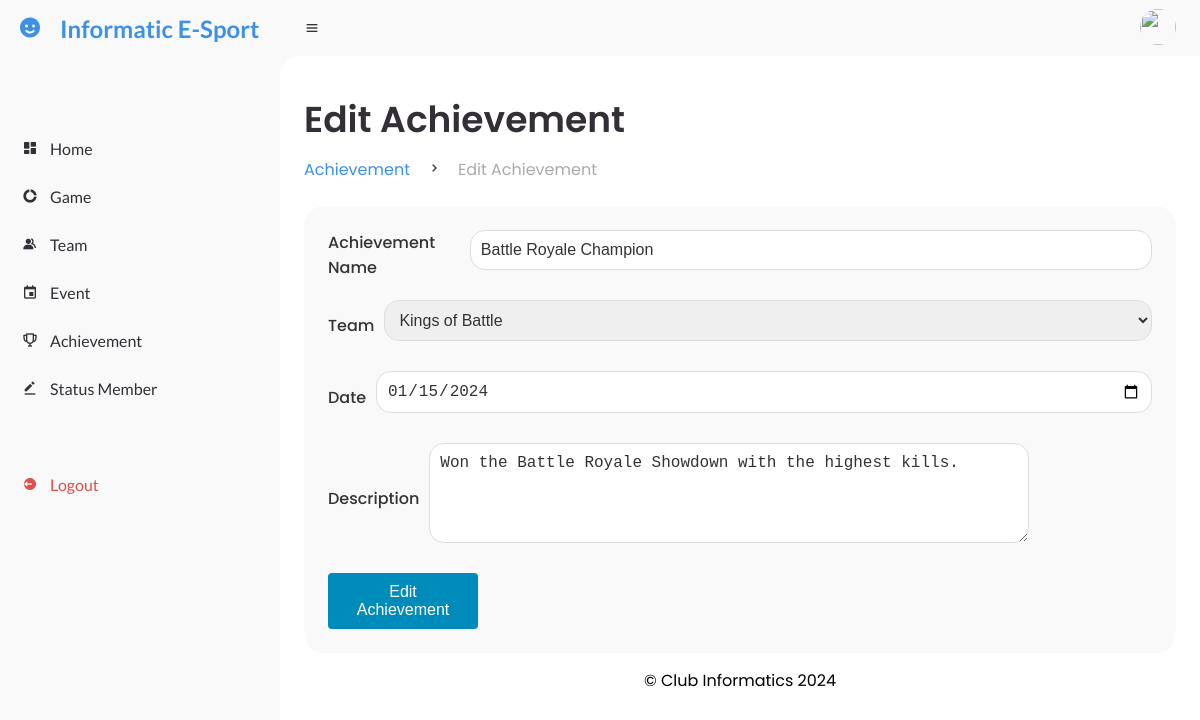
/admin/achievement/edit_achievement.php?id=1 (signed in), run on the app's committed database.
### tables this page shows
CREATE TABLE `achievement` (
  `idachievement` int(11) NOT NULL,
  `idteam` int(11) NOT NULL,
  `name` varchar(45) DEFAULT NULL,
  `date` date DEFAULT NULL,
  `description` varchar(200) DEFAULT NULL
);

CREATE TABLE `team` (
  `idteam` int(11) NOT NULL,
  `idgame` int(11) NOT NULL,
  `name` varchar(45) DEFAULT NULL,
  `imgPath` varchar(500) DEFAULT NULL
);

### class/classAchievement.php (called while the page is built, shortened)
<?php
class Achievement
{
    private $idTeam;
    private $name;
    private $date;
    private $description;
    public function __construct($conn, $idAchievement = null, $idTeam = null, $name = null, $date = null, $description = null)
    {
        $this->idTeam = $idTeam;
        $this->name = $name;
        $this->date = $date;
        $this->description = $description;
    }
    public function getIdTeam()
    {
        return $this->idTeam;
    }
    public function getName()
    {
        return $this->name;
    }
    public function getDate()
    {
        return $this->date;
    }
    public function getDescription()
    {
        return $this->description;
    }
    public static function getAchievementById($conn, $idachievement)
    {
        $query = "SELECT * FROM achievement WHERE idachievement = ?";
        $stmt = mysqli_prepare($conn, $query);
        mysqli_stmt_bind_param($stmt, "i", $idachievement);
        mysqli_stmt_execute($stmt);
        $result = mysqli_stmt_get_result($stmt);
        $row = mysqli_fetch_assoc($result);
        if ($row) {
            return new Achievement(
                $conn,
                $row['idachievement'],
                $row['idteam'],
                $row['name'],
                $row['date'],
                $row['description']
            );
        }
        return null;
    }
}

### class/classTeam.php (called while the page is built, shortened)
<?php
class Team
{
    private $teamId;
    private $teamName;
    public function __construct($conn, $teamId = null, $teamName = null, $gameId = null, $imgPath = null)
    {
        $this->teamId = $teamId;
        $this->teamName = $teamName;
    }
    public function getTeamId()
    {
        return $this->teamId;
    }
    public function getTeamName()
    {
        return $this->teamName;
    }
    public static function getAllTeams($koneksi)
    {
        $stmt = $koneksi->prepare("
            SELECT t.idteam, g.name as game_name, t.name as team_name, t.imgPath
            FROM team as t
            INNER JOIN game as g ON t.idgame = g.idgame
        ");
        $stmt->execute();
        $result = $stmt->get_result();
        $teams = [];
        while ($row = $result->fetch_assoc()) {
            $team = new Team($koneksi, $row['idteam'], $row['team_name'], $row['game_name'], $row['imgPath']);
            $teams[] = $team;
        }
        return $teams;
    }
}

### admin/achievement/edit_achievement.php (the view, shortened to what this page needs)
<?php
require_once('../../service/config.php');
require_once('../../class/classAchievement.php');
require_once('../../class/classTeam.php');
require_once('../template/header.php');
require_once('../template/sidebar.php');
require_once('../template/navbar.php');
$idachievement = isset($_GET['id']) ? intval($_GET['id']) : 0;
$achievement = Achievement::getAchievementById($koneksi, $idachievement);
$teams = Team::getAllTeams($koneksi);
?>
<main>
    <div class="head-title">
        <div class="left">
            <h1>Edit Achievement</h1>
            <ul class="breadcrumb">
                <li>
                    <a class="active" href="achievement.php">Achievement</a>
                </li>
                <li><i class='bx bx-chevron-right'></i></li>
                <li>
                    <a href="#">Edit Achievement</a>
                </li>
            </ul>
        </div>
    </div>
    <div class="table-data">
        <div class="order">
            <form id="edit_achievement" method="POST">
                <div class="form-group">
                    <label for="achievement_name">Achievement Name</label>
                    <input type="text" id="achievement_name" name="achievement_name"
                        value="<?php echo htmlspecialchars($achievement->getName()); ?>" required>
                </div>
                <div class="form-group">
                    <label for="team_id">Team</label>
                    <select id="team_id" name="team_id" required>
                        <?php foreach ($teams as $team): ?>
                            <option value="<?php echo $team->getTeamId(); ?>"
                                <?= $achievement->getIdTeam() == $team->getTeamId() ? 'selected' : '' ?>>
                                <?php echo $team->getTeamName(); ?>
                            </option>
                        <?php endforeach; ?>
                    </select>
                </div>
                <div class="form-group">
                    <label for="ach_date">Date</label>
                    <input type="date" id="ach_date" name="ach_date"
                        value="<?php echo htmlspecialchars($achievement->getDate()); ?>" required>
                </div>
                <div class="form-group">
                    <label for="ach_desc">Description</label>
                    <textarea id="ach_desc" name="ach_desc"
                        required><?php echo htmlspecialchars($achievement->getDescription()); ?></textarea>
                </div>
                <button type="submit" class="btn">Edit Achievement</button>
            </form>
        </div>
    </div>
    <?php
    require_once('../template/footer.php');
    ?>
</main>

### style.css (style rules this page uses)
* { margin: 0; padding: 0; box-sizing: border-box; }
textarea { width: 100%; max-width: 600px; padding: 10px; font-size: 14px; border-radius: 5px; border: 1px solid #ccc; resize: none; margin-bottom: 10px; }
.form-group { display: flex; align-items: center; gap: 10px; }
a { text-decoration: none; }
li { list-style: none; }
:root { --poppins: 'Poppins', sans-serif; --lato: 'Lato', sans-serif; --light: #F9F9F9; --blue: #3C91E6; --light-blue: #CFE8FF; --grey: #eee; --dark-grey: #AAAAAA; --dark: #342E37; --red: #DB504A; --yellow: #FFCE26; --light-yellow: #FFF2C6; --orange: #FD7238; --light-orange: #FFE0D3; --green: #66dc17; }
html { overflow-x: hidden; }
#content main { width: 100%; padding: 36px 24px; font-family: var(--poppins); max-height: calc(100vh - 56px); overflow-y: auto; }
#content main .head-title { display: flex; align-items: center; justify-content: space-between; grid-gap: 16px; flex-wrap: wrap; }
#content main .head-title .left h1 { font-size: 36px; font-weight: 600; margin-bottom: 10px; color: var(--dark); }
#content main .head-title .left .breadcrumb { display: flex; align-items: center; grid-gap: 16px; }
#content main .head-title .left .breadcrumb li { color: var(--dark); }
#content main .head-title .left .breadcrumb li a { color: var(--dark-grey); pointer-events: none; }
#content main .head-title .left .breadcrumb li a.active { color: var(--blue); pointer-events: unset; }
#content main .table-data { display: flex; flex-wrap: wrap; grid-gap: 24px; margin-top: 24px; width: 100%; color: var(--dark); }
#content main .table-data>div { border-radius: 20px; background: var(--light); padding: 24px; overflow-x: auto; }
#content main .table-data .order { flex-grow: 1; flex-basis: 500px; }
#edit_game .btn, #edit_team .btn, #edit_event .btn, #add_team_image .btn, #edit_achievement .btn { padding: 10px 20px; font-size: 16px; background-color: #008CBA; color: white; border: none; border-radius: 4px; cursor: pointer; transition: background-color 0.3s ease; width: 150px; display: inline-block; }
.head-title { margin-bottom: 20px; }
.head-title h1 { font-size: 28px; font-weight: 600; color: #333; }
#edit_achievement .form-group { margin-bottom: 15px; }
#edit_achievement label { font-size: 16px; font-weight: 500; color: #333; margin-bottom: 5px; display: block; }
#edit_achievement input[type="text"], #edit_achievement input[type="date"], #edit_achievement select, #edit_achievement textarea { width: 100%; padding: 10px; border: 1px solid #ddd; border-radius: 15px; font-size: 16px; color: #333; margin-bottom: 15px; }
#edit_achievement textarea { height: 100px; resize: vertical; }

### data on the page
achievement: achievement_name "Battle Royale Champion", team_id "Kings of Battle", ach_date "01/15/2024", ach_desc "Won the Battle Royale Showdown with the highest kills."
